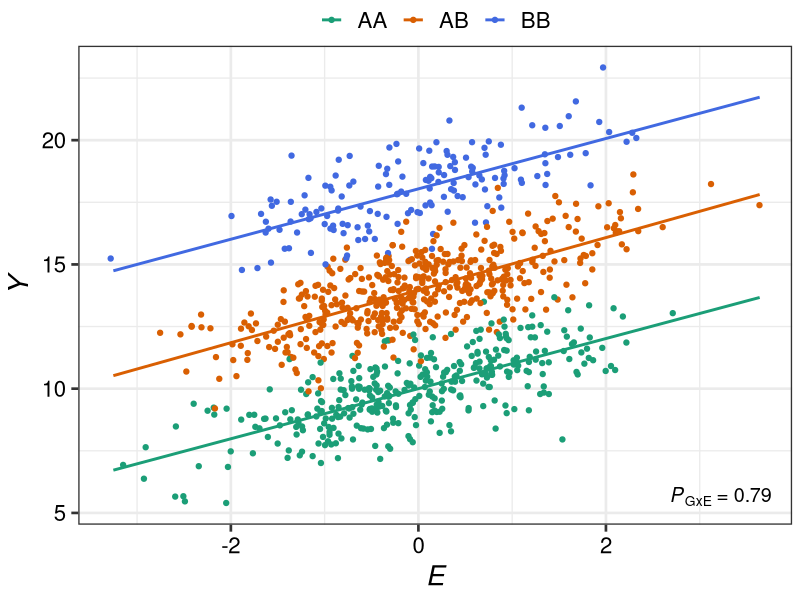
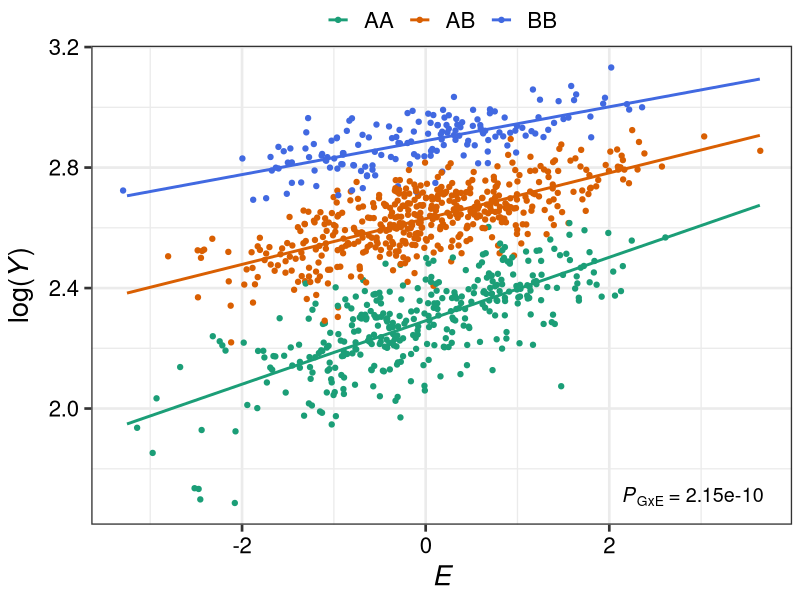
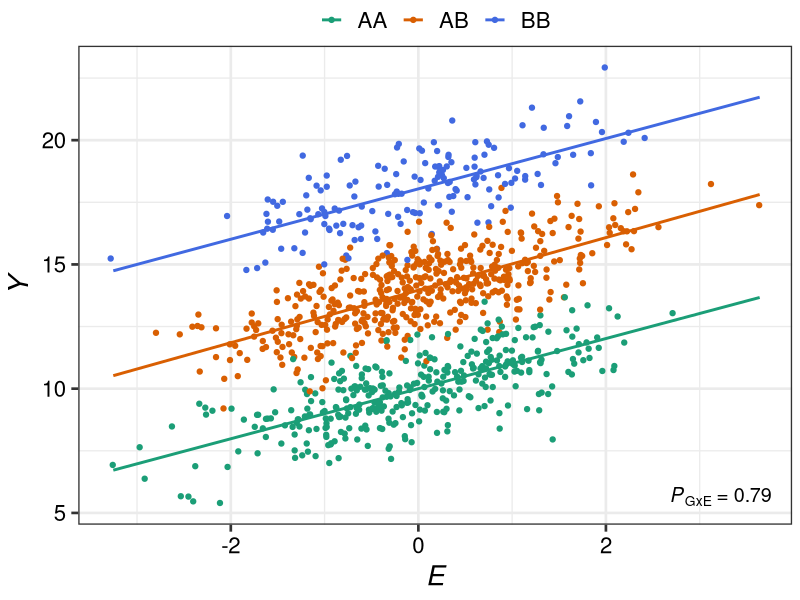
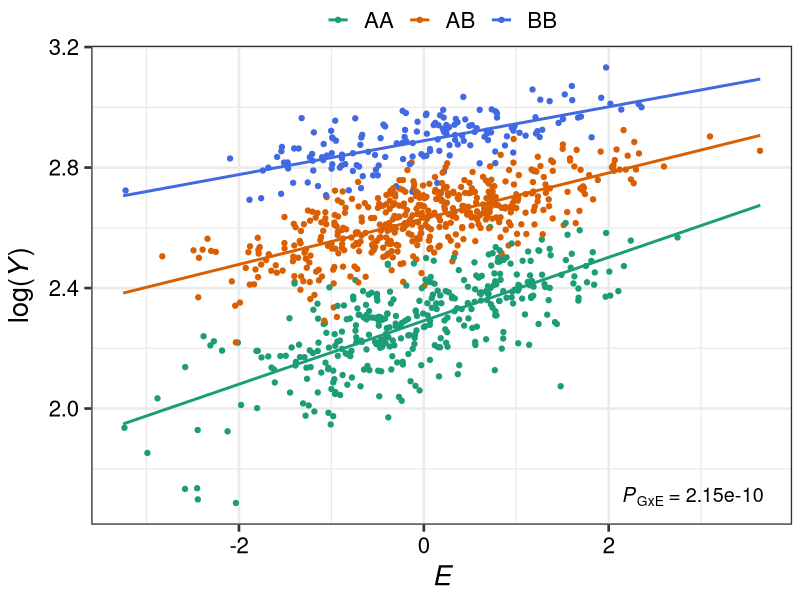

Write the R code that produced these figures, in order.
library(ggplot2)


N <- 1000

set.seed(1)

G <- rbinom(N, size = 2, prob = .4)
E <- rnorm(N)

y <- 10 + 4*G + E + rnorm(N)

pldat <- data.frame(G = as.factor(G), E = E, Y = y)
pldatl <- data.frame(G = as.factor(G), E = E, Y = log(y))

lmod <- lm(y ~ G*E)
coefs <- coef(summary(lmod))

lmodl <- lm(log(y) ~ G*E)
coefsl <- coef(summary(lmodl))

vcols <- c("#1B9E77", "#D95F02", "#4169E1")
           
ggplot(pldat, aes(x=E, y=Y, color=G)) + 
  geom_point(position = position_jitter(w = 0.08, h = 0)) + 
  geom_smooth(method=lm, se=FALSE, fullrange=TRUE) +
  theme_bw(base_size = 20) +
  theme(axis.text = element_text(colour = "black"),
        plot.margin = unit(c(.2, .2, .2, .2), "cm"),
        legend.title = element_blank(),
        legend.margin = margin(c(0, 0, -10, 0)),
        legend.position = "top") + 
  scale_color_manual(values = vcols,
                     labels = c("AA", "AB", "BB")) +
  annotate("text", x=Inf, y=-Inf, hjust=1.2, vjust=-1, size = 5,
           label = sprintf("paste(italic(P) [GxE], \" = %.2f\")", coefs[4, 4]), 
           parse = TRUE) +
  xlab(expression(italic("E"))) +
  ylab(expression(italic("Y")))
ggsave("plot_gxe.pdf", width = 6.5, height = 6.5)

ggplot(pldatl, aes(x=E, y=Y, color=G)) + 
  geom_point(position = position_jitter(w = 0.08, h = 0)) + 
  geom_smooth(method=lm, se=FALSE, fullrange=TRUE) +
  ylab("log(Y)") +
  theme_bw(base_size = 20) +
  theme(axis.text = element_text(colour = "black"),
        plot.margin = unit(c(.2, .2, .2, .2), "cm"),
        legend.title = element_blank(),
        legend.margin = margin(c(0, 0, -10, 0)),
        legend.position = "top") + 
  scale_color_manual(values = vcols,
                     labels = c("AA", "AB", "BB")) +
  annotate("text", x=Inf, y=-Inf, hjust=1.2, vjust=-1, size=5,
           label = sprintf("paste(italic(P) [GxE], \" = %.2e\")", coefsl[4, 4]), 
           parse = TRUE) +
  xlab(expression(italic("E"))) +
  ylab(expression(paste("log(", italic("Y"), ")")))
ggsave("plot_gxe_log.pdf", width = 6.5, height = 6.5)
